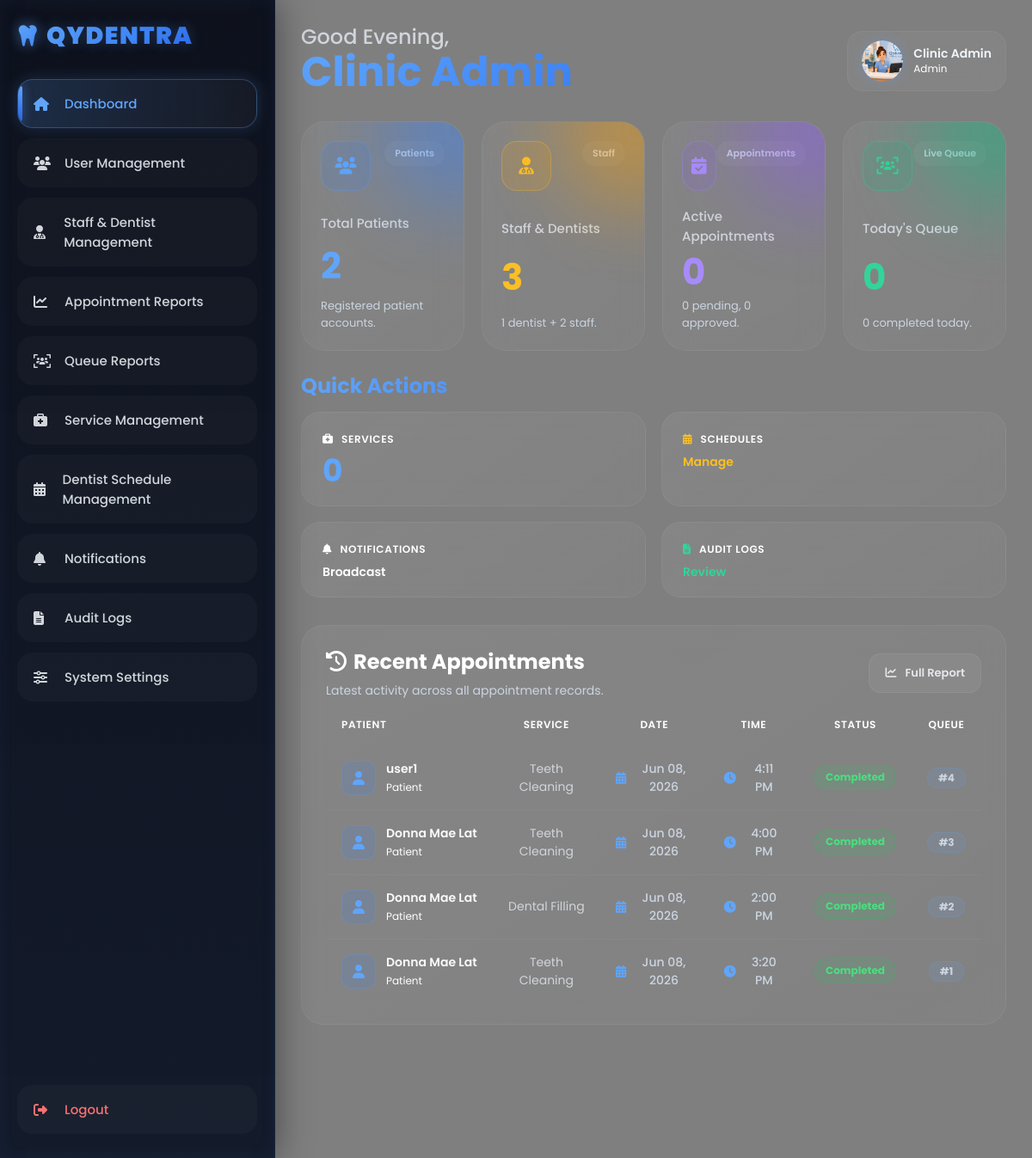
The app's page /admin/dashboard.php (signed in) with its own data.
### tables this page shows
CREATE TABLE `appointments` (
  `appointment_id` varchar(10) NOT NULL,
  `patient_id` varchar(10) DEFAULT NULL,
  `service_type` varchar(100) DEFAULT NULL,
  `service_desc` varchar(150) DEFAULT NULL,
  `appointment_date` date DEFAULT NULL,
  `appointment_time` varchar(50) DEFAULT NULL,
  `status` enum('Pending','Approved','In Progress','Completed','Cancelled') DEFAULT 'Pending',
  `queue_number` int(11) DEFAULT NULL,
  `notes` text DEFAULT NULL,
  `created_at` timestamp NOT NULL DEFAULT current_timestamp(),
  `dentist_notes` text DEFAULT NULL,
  `prescription` text DEFAULT NULL,
  `medical_history` text DEFAULT NULL,
  `odontogram_data` text DEFAULT NULL,
  PRIMARY KEY (`appointment_id`),
  KEY `patient_id` (`patient_id`),
  CONSTRAINT `appointments_ibfk_1` FOREIGN KEY (`patient_id`) REFERENCES `patients` (`patient_id`)
);

CREATE TABLE `patients` (
  `patient_id` varchar(10) NOT NULL,
  `full_name` varchar(100) NOT NULL,
  `email` varchar(100) NOT NULL,
  `password` varchar(255) NOT NULL,
  `role` varchar(50) DEFAULT 'patient',
  `profile_photo` text DEFAULT NULL,
  `status` enum('active','inactive') NOT NULL DEFAULT 'active',
  `phone_number` varchar(20) DEFAULT NULL,
  `created_at` timestamp NOT NULL DEFAULT current_timestamp(),
  `medical_history` text DEFAULT NULL,
  `odontogram_data` text DEFAULT NULL,
  PRIMARY KEY (`patient_id`),
  UNIQUE KEY `email` (`email`)
);

### admin/dashboard.php (the view, shortened to what this page needs)
<?php
require_once("../includes/admin_helpers.php");
$totalPatients       = mysqli_fetch_assoc(mysqli_query($conn, "SELECT COUNT(*) AS total FROM patients"))['total'];
$totalStaff          = mysqli_fetch_assoc(mysqli_query($conn, "SELECT COUNT(*) AS total FROM staffs"))['total'];
$totalDentists       = mysqli_fetch_assoc(mysqli_query($conn, "SELECT COUNT(*) AS total FROM dentists"))['total'];
$totalServices       = mysqli_fetch_assoc(mysqli_query($conn, "SELECT COUNT(*) AS total FROM services"))['total'] ?? 0;
$pendingAppts        = mysqli_fetch_assoc(mysqli_query($conn, "SELECT COUNT(*) AS total FROM appointments WHERE status='Pending'"))['total'];
$approvedAppts       = mysqli_fetch_assoc(mysqli_query($conn, "SELECT COUNT(*) AS total FROM appointments WHERE status='Approved'"))['total'];
$completedToday      = mysqli_fetch_assoc(mysqli_query($conn, "SELECT COUNT(*) AS total FROM appointments WHERE appointment_date=CURDATE() AND status='Completed'"))['total'];
$todayQueue          = mysqli_fetch_assoc(mysqli_query($conn, "SELECT COUNT(*) AS total FROM appointments WHERE appointment_date=CURDATE() AND status IN ('Approved','In Progress')"))['total'];
$recentAppts = mysqli_query($conn, "SELECT a.*, p.full_name AS patient_name FROM appointments a LEFT JOIN patients p ON a.patient_id=p.patient_id ORDER BY a.created_at DESC LIMIT 8");
?>
<?php include("../includes/admin_header.php"); ?>
<body>
<?php include("../includes/admin_sidebar.php"); ?>
<div class="main">
<?php include("../includes/admin_topbar.php"); ?>
<div class="cards" style="margin-bottom:28px;">
    <div class="card hover-glow" onclick="window.location.href='user_management.php'">
        <div class="card-top">
            <div class="card-icon"><i class="fa-solid fa-users"></i></div>
            <div class="card-badge">Patients</div>
        </div>
        <h3>Total Patients</h3>
        <h1><?php echo $totalPatients; ?></h1>
        <p>Registered patient accounts.</p>
    </div>
    <div class="card hover-glow" onclick="window.location.href='staff_dentist_management.php'">
        <div class="card-top">
            <div class="card-icon"><i class="fa-solid fa-user-doctor"></i></div>
            <div class="card-badge">Staff</div>
        </div>
        <h3>Staff & Dentists</h3>
        <h1><?php echo $totalStaff + $totalDentists; ?></h1>
        <p><?php echo $totalDentists; ?> dentist<?php echo $totalDentists != 1 ? 's' : ''; ?> + <?php echo $totalStaff; ?> staff.</p>
    </div>
    <div class="card hover-glow" onclick="window.location.href='appointment_reports.php'">
        <div class="card-top">
            <div class="card-icon"><i class="fa-solid fa-calendar-check"></i></div>
            <div class="card-badge">Appointments</div>
        </div>
        <h3>Active Appointments</h3>
        <h1><?php echo $pendingAppts + $approvedAppts; ?></h1>
        <p><?php echo $pendingAppts; ?> pending, <?php echo $approvedAppts; ?> approved.</p>
    </div>
    <div class="card hover-glow" onclick="window.location.href='queue_reports.php'">
        <div class="card-top">
            <div class="card-icon"><i class="fa-solid fa-users-viewfinder"></i></div>
            <div class="card-badge">Live Queue</div>
        </div>
        <h3>Today's Queue</h3>
        <h1><?php echo $todayQueue; ?></h1>
        <p><?php echo $completedToday; ?> completed today.</p>
    </div>
</div>
<div class="page-header" style="margin-bottom:16px;">
    <h1 style="font-size:24px;">Quick Actions</h1>
</div>
<div class="grid-4" style="margin-bottom:32px;">
    <a href="service_management.php" class="stat-card hover-glow" style="text-decoration:none; display:block;">
        <h3><i class="fa-solid fa-briefcase-medical" style="margin-right:6px; color:#ffffff;"></i> Services</h3>
        <p><?php echo $totalServices; ?></p>
    </a>
    <a href="dentist_schedule_management.php" class="stat-card hover-glow" style="text-decoration:none; display:block;">
        <h3><i class="fa-solid fa-calendar-days" style="margin-right:6px; color:#fbbf24;"></i> Schedules</h3>
        <p style="color:#fbbf24; font-size:14px; font-weight:600; margin-top:4px;">Manage</p>
    </a>
    <a href="notifications.php" class="stat-card hover-glow" style="text-decoration:none; display:block;">
        <h3><i class="fa-solid fa-bell" style="margin-right:6px; color:#ffffff;"></i> Notifications</h3>
        <p style="color:#ffffff; font-size:14px; font-weight:600; margin-top:4px;">Broadcast</p>
    </a>
    <a href="audit_logs.php" class="stat-card hover-glow" style="text-decoration:none; display:block;">
        <h3><i class="fa-solid fa-file-lines" style="margin-right:6px; color:#34d399;"></i> Audit Logs</h3>
        <p style="color:#34d399; font-size:14px; font-weight:600; margin-top:4px;">Review</p>
    </a>
</div>
<div class="table-container hover-glow">
    <div class="table-header">
        <div>
            <h2><i class="fa-solid fa-clock-rotate-left" style="color:#ffffff; margin-right:8px;"></i>Recent Appointments</h2>
            <p>Latest activity across all appointment records.</p>
        </div>
        <a href="appointment_reports.php" class="table-btn">
            <i class="fa-solid fa-chart-line"></i>
            Full Report
        </a>
    </div>
    <table>
        <thead>
            <tr>
                <th>Patient</th>
                <th>Service</th>
                <th>Date</th>
                <th>Time</th>
                <th>Status</th>
                <th>Queue</th>
            </tr>
        </thead>
        <tbody>
            <?php if (mysqli_num_rows($recentAppts) > 0): ?>
                <?php while ($row = mysqli_fetch_assoc($recentAppts)): ?>
                <tr>
                    <td>
                        <div class="service-info">
                            <div class="service-icon consultation">
                                <i class="fa-solid fa-user"></i>
                            </div>
                            <div>
                                <h4><?php echo htmlspecialchars($row['patient_name'] ?: $row['patient_id']); ?></h4>
                                <p>Patient</p>
                            </div>
                        </div>
                    </td>
                    <td><?php echo htmlspecialchars($row['service_type'] ?? '—'); ?></td>
                    <td>
                        <div class="table-date">
                            <i class="fa-solid fa-calendar-days"></i>
                            <?php echo date('M d, Y', strtotime($row['appointment_date'])); ?>
                        </div>
                    </td>
                    <td>
                        <div class="table-date">
                            <i class="fa-solid fa-clock"></i>
                            <?php echo date('g:i A', strtotime($row['appointment_time'])); ?>
                        </div>
                    </td>
                    <td>
                        <div class="status-pill <?php echo strtolower(str_replace(' ','-',$row['status'])); ?>">
                            <?php echo htmlspecialchars($row['status']); ?>
                        </div>
                    </td>
                    <td>
                        <div class="queue-pill">
                            <?php echo !empty($row['queue_number']) ? '#'.$row['queue_number'] : '—'; ?>
                        </div>
                    </td>
                </tr>
                <?php endwhile; ?>
            <?php else: ?>
                <tr><td colspan="6" style="text-align:center; padding:30px; color:#9ca3af;">No appointments found.</td></tr>
            <?php endif; ?>
        </tbody>
    </table>
</div>
</div>
</body>
</html>

### includes/admin_header.php (shortened to what this page needs)
<!DOCTYPE html>
<html lang="en">
<head>
<link rel="stylesheet" href="../assets/css/dashboard.css">
<link rel="stylesheet" href="../assets/css/style.css">
<link rel="stylesheet" href="../assets/css/admin.css">
<link rel="stylesheet" href="../assets/css/receptionist.css">
<link rel="stylesheet"
href="https://cdnjs.cloudflare.com/ajax/libs/font-awesome/6.5.1/css/all.min.css">
<link rel="stylesheet" href="../assets/css/toast.css">
</head>

### includes/admin_sidebar.php (shortened to what this page needs)
<?php
$current_page = basename($_SERVER['PHP_SELF']);
?>
<div class="sidebar">
<div class="sidebar-top">
<h2>
<i class="fa-solid fa-tooth"></i>
Qydentra
</h2>
<div class="nav-links">
<a href="dashboard.php"
class="<?php echo ($current_page == 'dashboard.php') ? 'active' : ''; ?>">
<i class="fa-solid fa-house"></i>
<span>Dashboard</span>
</a>
<a href="user_management.php"
class="<?php echo ($current_page == 'user_management.php') ? 'active' : ''; ?>">
<i class="fa-solid fa-users"></i>
<span>User Management</span>
</a>
<a href="staff_dentist_management.php"
class="<?php echo ($current_page == 'staff_dentist_management.php') ? 'active' : ''; ?>">
<i class="fa-solid fa-user-doctor"></i>
<span>Staff & Dentist Management</span>
</a>
<a href="appointment_reports.php"
class="<?php echo ($current_page == 'appointment_reports.php') ? 'active' : ''; ?>">
<i class="fa-solid fa-chart-line"></i>
<span>Appointment Reports</span>
</a>
<a href="queue_reports.php"
class="<?php echo ($current_page == 'queue_reports.php') ? 'active' : ''; ?>">
<i class="fa-solid fa-users-viewfinder"></i>
<span>Queue Reports</span>
</a>
<a href="service_management.php"
class="<?php echo ($current_page == 'service_management.php') ? 'active' : ''; ?>">
<i class="fa-solid fa-briefcase-medical"></i>
<span>Service Management</span>
</a>
<a href="dentist_schedule_management.php"
class="<?php echo ($current_page == 'dentist_schedule_management.php') ? 'active' : ''; ?>">
<i class="fa-solid fa-calendar-days"></i>
<span>Dentist Schedule Management</span>
</a>
<a href="notifications.php"
class="<?php echo ($current_page == 'notifications.php') ? 'active' : ''; ?>">
<i class="fa-solid fa-bell"></i>
<span>Notifications</span>
</a>
<a href="audit_logs.php"
class="<?php echo ($current_page == 'audit_logs.php') ? 'active' : ''; ?>">
<i class="fa-solid fa-file-lines"></i>
<span>Audit Logs</span>
</a>
<a href="system_settings.php"
class="<?php echo ($current_page == 'system_settings.php') ? 'active' : ''; ?>">
<i class="fa-solid fa-sliders"></i>
<span>System Settings</span>
</a>
</div>
</div>
<div class="nav-links">
<a href="javascript:void(0);" onclick="openLogoutModal();" class="logout-link">
<i class="fa-solid fa-right-from-bracket"></i>
<span>Logout</span>
</a>
</div>
</div>

### includes/admin_topbar.php (shortened to what this page needs)
<?php
$hour = date("H");
if($hour >= 5 && $hour < 12){
    $greeting = "Good Morning";
}elseif($hour >= 12 && $hour < 18){
    $greeting = "Good Afternoon";
}else{
    $greeting = "Good Evening";
}
$name = $_SESSION['name'] ?? 'Admin';
$initial = strtoupper(substr($name, 0, 1));
?>
<div class="topbar">
<div class="topbar-left">
<h1 class="greeting-title">
<span class="greeting-text"><?php echo $greeting; ?>,</span>
<span class="user-name"><?php echo htmlspecialchars($name); ?></span>
</h1>
</div>
<div class="topbar-right-group">
<div class="profile-box hover-glow" onclick="window.location.href='dashboard.php'">
<div class="topbar-avatar">
    <span class="topbar-avatar-initial"><?php echo $initial; ?></span>
    <img src="../assets/img/receptionist.png"
         alt="Profile"
         onload="this.style.display='block'"
         onerror="this.style.display='none'">
</div>
<div>
    <h4><?php echo htmlspecialchars($name); ?></h4>
    <p class="profile-role">Admin</p>
</div>
</div>
</div>
</div>

### assets/css/style.css (style rules this page uses)
html { scroll-behavior:smooth; }

### assets/css/admin.css (style rules this page uses)
.stat-card { padding: 22px 24px; border-radius: 22px; background: linear-gradient(145deg, rgba(255,255,255,0.055), rgba(255,255,255,0.025)); border: 1px solid rgba(255,255,255,0.06); backdrop-filter: blur(16px); transition: 0.3s ease; }
.stat-card h3 { font-size: 12px; font-weight: 600; letter-spacing: 0.6px; text-transform: uppercase; color: #ffffff; margin-bottom: 10px; }
.stat-card p { font-size: 36px; font-weight: 700; line-height: 1; color: #60a5fa; }
.stat-card:nth-child(2) p { color: #fbbf24; }
.stat-card:nth-child(3) p { color: #a78bfa; }
.stat-card:nth-child(4) p { color: #34d399; }
.grid-4 { display: grid; grid-template-columns: repeat(4, 1fr); gap: 18px; margin-bottom: 28px; }
.status-pill { display: inline-flex; align-items: center; padding: 4px 12px; border-radius: 20px; font-size: 12px; font-weight: 600; white-space: nowrap; }
.status-pill.completed { background: rgba(34,197,94,0.12); border: 1px solid rgba(34,197,94,0.25); color: #4ade80; }
.queue-pill { display: inline-flex; align-items: center; padding: 4px 12px; border-radius: 20px; font-size: 12px; font-weight: 700; background: rgba(96,165,250,0.10); border: 1px solid rgba(96,165,250,0.20); color: #60a5fa; }
.table-container { padding: 24px 28px; border-radius: 26px; background: linear-gradient(145deg, rgba(255,255,255,0.05), rgba(255,255,255,0.025)); border: 1px solid rgba(255,255,255,0.06); backdrop-filter: blur(16px); margin-bottom: 24px; width: 100%; overflow: hidden; }
.table-container table td { padding: 14px 20px; font-size: 14px; color: #d1d5db; border-top: 1px solid rgba(255,255,255,0.04); vertical-align: middle; }
.table-container table tr:first-child td { border-top: none; }
@media (max-width: 1200px) { .grid-4 { grid-template-columns: repeat(2, 1fr); } }

### records on screen
appointments: patient.full_name "user1", service_type "Teeth Cleaning", appointment_date "Jun 08, 2026", appointment_time "4:11 PM", status "Completed", queue_number "4"
appointments: patient.full_name "Donna Mae Lat", service_type "Teeth Cleaning", appointment_date "Jun 08, 2026", appointment_time "4:00 PM", status "Completed", queue_number "3"
appointments: patient.full_name "Donna Mae Lat", service_type "Dental Filling", appointment_date "Jun 08, 2026", appointment_time "2:00 PM", status "Completed", queue_number "2"
appointments: patient.full_name "Donna Mae Lat", service_type "Teeth Cleaning", appointment_date "Jun 08, 2026", appointment_time "3:20 PM", status "Completed", queue_number "1"

### other values on screen
$greeting "Good Evening"
$name "Clinic Admin"
$totalPatients "2"
$totalStaff + $totalDentists "3"
$totalDentists "1"
$totalStaff "2"
$pendingAppts + $approvedAppts "0"
$pendingAppts "0"
$approvedAppts "0"
$todayQueue "0"
$completedToday "0"
$totalServices "0"
